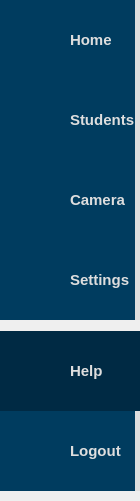
        <widget class="QFrame" name="menu_left">
         <property name="sizePolicy">
          <sizepolicy hsizetype="Preferred" vsizetype="Preferred">
           <horstretch>0</horstretch>
           <verstretch>0</verstretch>
          </sizepolicy>
         </property>
         <property name="maximumSize">
          <size>
           <width>70</width>
           <height>16777215</height>
          </size>
         </property>
         <property name="frameShape">
          <enum>QFrame::NoFrame</enum>
         </property>
         <property name="frameShadow">
          <enum>QFrame::Raised</enum>
         </property>
         <layout class="QVBoxLayout" name="verticalLayout_3">
          <property name="spacing">
           <number>1</number>
          </property>
          <property name="leftMargin">
           <number>0</number>
          </property>
          <property name="topMargin">
           <number>0</number>
          </property>
          <property name="rightMargin">
           <number>0</number>
          </property>
          <property name="bottomMargin">
           <number>0</number>
          </property>
          <item alignment="Qt::AlignTop">
           <widget class="QFrame" name="frame">
            <property name="minimumSize">
             <size>
              <width>0</width>
              <height>0</height>
             </size>
            </property>
            <property name="frameShape">
             <enum>QFrame::NoFrame</enum>
            </property>
            <property name="frameShadow">
             <enum>QFrame::Raised</enum>
            </property>
            <layout class="QVBoxLayout" name="verticalLayout_4">
             <property name="spacing">
              <number>0</number>
             </property>
             <property name="leftMargin">
              <number>0</number>
             </property>
             <property name="topMargin">
              <number>0</number>
             </property>
             <property name="rightMargin">
              <number>0</number>
             </property>
             <property name="bottomMargin">
              <number>0</number>
             </property>
             <item>
              <widget class="QPushButton" name="btn_menu_home">
               <property name="enabled">
                <bool>false</bool>
               </property>
               <property name="sizePolicy">
                <sizepolicy hsizetype="Expanding" vsizetype="Fixed">
                 <horstretch>0</horstretch>
                 <verstretch>0</verstretch>
                </sizepolicy>
               </property>
               <property name="minimumSize">
                <size>
                 <width>0</width>
                 <height>80</height>
                </size>
               </property>
               <property name="font">
                <font>
                 <family>Segoe UI</family>
                 <pointsize>11</pointsize>
                 <weight>75</weight>
                 <bold>true</bold>
                </font>
               </property>
               <property name="cursor">
                <cursorShape>PointingHandCursor</cursorShape>
               </property>
               <property name="styleSheet">
                <string notr="true">QPushButton {
	color: #dedede;
	background-image: url(:/24x24/images/icons/24x24/cil-home.png);
	background-position: left center;
	background-repeat: no-repeat;
	border: none;
	border-left: 25px solid #002A44;
	border-right: 5px solid #002A44;
	background-color: #002A44;
	text-align: left;
	padding-left: 45px;
}


QPushButton:!enabled
{
     background-color: #003c5f;
   	 border-right: 5px solid #dedede;
   	 border-left: 25px solid #003c5f;
}

QPushButton:hover {
	background-color:#003c5f;
	border-left: 25px solid #003c5f;
	border-right: 5px solid #F38530;
}

QPushButton:pressed {
	background-color: #F38530;
	border-left: 25px solid #F38530;
}
</string>
               </property>
               <property name="locale">
                <locale language="English" country="Cameroon"/>
               </property>
               <property name="text">
                <string>Home</string>
               </property>
              </widget>
             </item>
             <item>
              <widget class="QPushButton" name="btn_menu_students">
               <property name="enabled">
                <bool>false</bool>
               </property>
               <property name="sizePolicy">
                <sizepolicy hsizetype="Expanding" vsizetype="Fixed">
                 <horstretch>0</horstretch>
                 <verstretch>0</verstretch>
                </sizepolicy>
               </property>
               <property name="minimumSize">
                <size>
                 <width>0</width>
                 <height>80</height>
                </size>
               </property>
               <property name="font">
                <font>
                 <family>Segoe UI</family>
                 <pointsize>11</pointsize>
                 <weight>75</weight>
                 <bold>true</bold>
                </font>
               </property>
               <property name="cursor">
                <cursorShape>PointingHandCursor</cursorShape>
               </property>
               <property name="styleSheet">
                <string notr="true">QPushButton {
	color: #dedede;
	background-image: url(:/24x24/images/icons/24x24/cil-people.png);
	background-position: left center;
	background-repeat: no-repeat;
	border: none;
	border-left: 25px solid #002A44;
	border-right: 5px solid #002A44;
	background-color: #002A44;
	text-align: left;
	padding-left: 45px;
}

QPushButton:!enabled
{
     background-color: #003c5f;
   	 border-right: 5px solid #dedede;
   	 border-left: 25px solid #003c5f;
}


QPushButton:hover {
	background-color:#003c5f;
	border-left: 25px solid #003c5f;
	border-right: 5px solid #F38530;
}

QPushButton:pressed {
	background-color: #F38530;
	border-left: 25px solid #F38530;
}
</string>
               </property>
               <property name="text">
                <string>Students</string>
               </property>
              </widget>
             </item>
             <item>
              <widget class="QPushButton" name="btn_menu_camera">
               <property name="enabled">
                <bool>false</bool>
               </property>
               <property name="sizePolicy">
                <sizepolicy hsizetype="Expanding" vsizetype="Fixed">
                 <horstretch>0</horstretch>
                 <verstretch>0</verstretch>
                </sizepolicy>
               </property>
               <property name="minimumSize">
                <size>
                 <width>0</width>
                 <height>80</height>
                </size>
               </property>
               <property name="font">
                <font>
                 <family>Segoe UI</family>
                 <pointsize>11</pointsize>
                 <weight>75</weight>
                 <bold>true</bold>
                </font>
               </property>
               <property name="cursor">
                <cursorShape>PointingHandCursor</cursorShape>
               </property>
               <property name="styleSheet">
                <string notr="true">QPushButton {
	color: #dedede;
	background-image: url(:/24x24/images/icons/24x24/cil-video.png);
	background-position: left center;
	background-repeat: no-repeat;
	border: none;
	border-left: 25px solid #002A44;
	border-right: 5px solid #002A44;
	background-color: #002A44;
	text-align: left;
	padding-left: 45px;
}

QPushButton:!enabled
{
     background-color: #003c5f;
   	 border-right: 5px solid #dedede;
   	 border-left: 25px solid #003c5f;
}


QPushButton:hover {
	background-color:#003c5f;
	border-left: 25px solid #003c5f;
	border-right: 5px solid #F38530;
}

QPushButton:pressed {
	background-color: #F38530;
	border-left: 25px solid #F38530;
}
</string>
               </property>
               <property name="text">
                <string>Camera</string>
               </property>
              </widget>
             </item>
             <item>
              <widget class="QPushButton" name="btn_menu_settings">
               <property name="enabled">
                <bool>false</bool>
               </property>
               <property name="sizePolicy">
                <sizepolicy hsizetype="Expanding" vsizetype="Fixed">
                 <horstretch>0</horstretch>
                 <verstretch>0</verstretch>
                </sizepolicy>
               </property>
               <property name="minimumSize">
                <size>
                 <width>0</width>
                 <height>80</height>
                </size>
               </property>
               <property name="font">
                <font>
                 <family>Segoe UI</family>
                 <pointsize>11</pointsize>
                 <weight>75</weight>
                 <bold>true</bold>
                </font>
               </property>
               <property name="cursor">
                <cursorShape>PointingHandCursor</cursorShape>
               </property>
               <property name="styleSheet">
                <string notr="true">QPushButton {
	color: #dedede;
	background-image: url(:/24x24/images/icons/24x24/cil-settings.png);
	background-position: left center;
	background-repeat: no-repeat;
	border: none;
	border-left: 25px solid #002A44;
	border-right: 5px solid #002A44;
	background-color: #002A44;
	text-align: left;
	padding-left: 45px;
}

QPushButton:!enabled
{
     background-color: #003c5f;
   	 border-right: 5px solid #dedede;
   	 border-left: 25px solid #003c5f;
}


QPushButton:hover {
	background-color:#003c5f;
	border-left: 25px solid #003c5f;
	border-right: 5px solid #F38530;
}

QPushButton:pressed {
	background-color: #F38530;
	border-left: 25px solid #F38530;
}
</string>
               </property>
               <property name="locale">
                <locale language="English" country="Cameroon"/>
               </property>
               <property name="text">
                <string>Settings</string>
               </property>
              </widget>
             </item>
            </layout>
           </widget>
          </item>
          <item alignment="Qt::AlignBottom">
           <widget class="QFrame" name="menu_bottom">
            <property name="sizePolicy">
             <sizepolicy hsizetype="Preferred" vsizetype="Preferred">
              <horstretch>0</horstretch>
              <verstretch>0</verstretch>
             </sizepolicy>
            </property>
            <property name="minimumSize">
             <size>
              <width>0</width>
              <height>150</height>
             </size>
            </property>
            <property name="maximumSize">
             <size>
              <width>16777215</width>
              <height>16777215</height>
             </size>
            </property>
            <property name="locale">
             <locale language="English" country="Cameroon"/>
            </property>
            <property name="frameShape">
             <enum>QFrame::NoFrame</enum>
            </property>
            <property name="frameShadow">
             <enum>QFrame::Raised</enum>
            </property>
            <layout class="QVBoxLayout" name="verticalLayout_5">
             <property name="spacing">
              <number>0</number>
             </property>
             <property name="leftMargin">
              <number>0</number>
             </property>
             <property name="topMargin">
              <number>10</number>
             </property>
             <property name="rightMargin">
              <number>0</number>
             </property>
             <property name="bottomMargin">
              <number>10</number>
             </property>
             <item>
              <widget class="QPushButton" name="btn_menu_help">
               <property name="enabled">
                <bool>true</bool>
               </property>
               <property name="sizePolicy">
                <sizepolicy hsizetype="Expanding" vsizetype="Fixed">
                 <horstretch>0</horstretch>
                 <verstretch>0</verstretch>
                </sizepolicy>
               </property>
               <property name="minimumSize">
                <size>
                 <width>0</width>
                 <height>80</height>
                </size>
               </property>
               <property name="font">
                <font>
                 <family>Segoe UI</family>
                 <pointsize>11</pointsize>
                 <weight>75</weight>
                 <bold>true</bold>
                </font>
               </property>
               <property name="cursor">
                <cursorShape>PointingHandCursor</cursorShape>
               </property>
               <property name="styleSheet">
                <string notr="true">QPushButton {
	color: #dedede;
	background-image: url(:/24x24/images/icons/24x24/cil-lightbulb.png);
	background-position: left center;
	background-repeat: no-repeat;
	border: none;
	border-left: 25px solid #002A44;
	border-right: 5px solid #002A44;
	background-color: #002A44;
	text-align: left;
	padding-left: 45px;
}

QPushButton:!enabled
{
     background-color: #003c5f;
   	 border-right: 5px solid #dedede;
   	 border-left: 25px solid #003c5f;
}


QPushButton:hover {
	background-color:#003c5f;
	border-left: 25px solid #003c5f;
	border-right: 5px solid #F38530;
}

QPushButton:pressed {
	background-color: #F38530;
	border-left: 25px solid #F38530;
}
</string>
               </property>
               <property name="text">
                <string>Help</string>
               </property>
              </widget>
             </item>
             <item>
              <widget class="QPushButton" name="btn_menu_logout">
               <property name="enabled">
                <bool>false</bool>
               </property>
               <property name="sizePolicy">
                <sizepolicy hsizetype="Expanding" vsizetype="Fixed">
                 <horstretch>0</horstretch>
                 <verstretch>0</verstretch>
                </sizepolicy>
               </property>
               <property name="minimumSize">
                <size>
                 <width>0</width>
                 <height>80</height>
                </size>
               </property>
               <property name="font">
                <font>
                 <family>Segoe UI</family>
                 <pointsize>11</pointsize>
                 <weight>75</weight>
                 <bold>true</bold>
                </font>
               </property>
               <property name="cursor">
                <cursorShape>PointingHandCursor</cursorShape>
               </property>
               <property name="styleSheet">
                <string notr="true">QPushButton {
	
	background-image: url(:/24x24/images/icons/24x24/cil-power-standby.png);
	color: #dedede;
	background-position: left center;
	background-repeat: no-repeat;
	border: none;
	border-left: 25px solid #002A44;
	border-right: 5px solid #002A44;
	background-color: #002A44;
	text-align: left;
	padding-left: 45px;
}

QPushButton:!enabled
{
     background-color: #003c5f;
   	 border-right: 5px solid #dedede;
   	 border-left: 25px solid #003c5f;
}


QPushButton:hover {
	background-color:#003c5f;
	border-left: 25px solid #003c5f;
	border-right: 5px solid #F38530;
}

QPushButton:pressed {
	background-color: #F38530;
	border-left: 25px solid #F38530;
}
</string>
               </property>
               <property name="locale">
                <locale language="English" country="Cameroon"/>
               </property>
               <property name="text">
                <string>Logout</string>
               </property>
              </widget>
             </item>
            </layout>
           </widget>
          </item>
         </layout>
        </widget>
